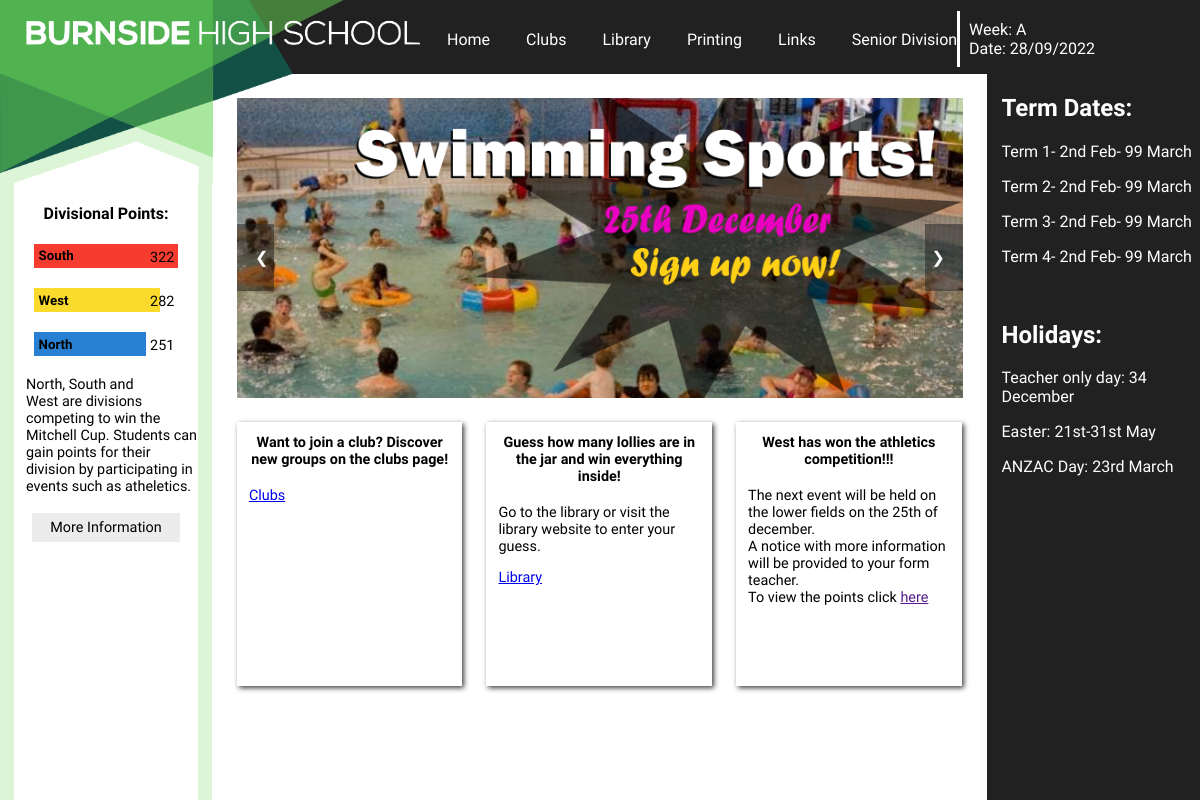
The page / on the database its author committed.
### tables this page shows
CREATE TABLE Divisions (id INTEGER PRIMARY KEY, name STRING, colour STRING);

### main.py (the view)
@app.route('/')
def home():
    first = ['north', 0]
    second = ['north', 0]
    third = ['north', 0]
    north = ['North', 0]
    south = ['South', 0]
    west = ['West', 0]
    results = connectsql("db/Divisionalpoints.db", "SELECT colour, name FROM Divisions")
    results = connectsql("db/Divisionalpoints.db",
                         "SELECT colour, name FROM Divisions")
    for result in results:
        if result[1] == 'north':
            north.append(result[0])
        if result[1] == 'south':
            south.append(result[0])
        if result[1] == 'west':
            west.append(result[0])
    thing = connectsql("db/Divisionalpoints.db", "SELECT north, south, west\
                       FROM Points")
    for item in thing:
        north[1] = north[1] + item[0]
        south[1] = south[1] + item[1]
        west[1] = west[1] + item[2]
    divisions = [north, south, west]
    for division in divisions:
        if division[1] > first[1]:
            first = division
    divisions.remove(first)
    for division in divisions:
        if division[1] > second[1]:
            second = division
    divisions.remove(second)
    for division in divisions:
        third = division
    ''' define division values, name and colour eg.num1=largest number,
    name3=name of div with least points etc. to display'''
    num1 = first[1]
    num2 = second[1]
    num3 = third[1]
    name1 = first[0]
    name2 = second[0]
    name3 = third[0]
    col1 = first[2]
    col2 = second[2]
    col3 = third[2]
    namecount=connectsql("db/SlideShow.db", "SELECT COUNT(name) FROM 'order'")
    for namec in namecount:
        namecount=namec[0]
    namelist=[]
    for i in range(namecount):
        name=connectsql("db/SlideShow.db", f'SELECT name FROM "Order" WHERE "order"={i+1}')
        name=connectsql("db/SlideShow.db", f'SELECT name FROM "Order" WHERE\
                         "order"={i+1}')
        namelist.append(name)
    return render_template('home.html', num1=num1, num2=num2, num3=num3,
                           name1=name1, name2=name2, name3=name3, col1=col1,
                           col2=col2, col3=col3, week=week,
                           date=date,namelist=namelist,namecount=namecount)

### main.py (called while the page is built)
def connectsql(data, query):
    with sqlite3.connect(data) as connection:
        cursor = connection.cursor()
        cursor.execute(query)
        results = cursor.fetchall()
        return results

### templates/home.html (shortened to what this page needs)
{% extends 'layout.html' %}
{% block content %}
    <div class="slideshow">
        {% for n in range(namecount) %}
            <div class="slideshow-slide">
                {% for r in namelist[n] %}
                    <img src='/static/live main widget/{{r[0]}}'>
                {% endfor %}
            </div>
        {% endfor %}
        <div class="arrow">
            <a class="prev" onclick="increaseid(-1)">&#10094;</a>
            <a class="next" onclick="increaseid(1)">&#10095;</a>
        </div>
    </div>
    <div class="termdates">
        <h2>Term Dates:</h2>
        <p>Term 1- 2nd Feb- 99 March</p>
        <p>Term 2- 2nd Feb- 99 March</p>
        <p>Term 3- 2nd Feb- 99 March</p>
        <p>Term 4- 2nd Feb- 99 March</p>
        <br>
        <h2>Holidays:</h2>
        <p>Teacher only day: 34 December</p>
        <p>Easter: 21st-31st May</p>
        <p>ANZAC Day: 23rd March</p>
    </div>
    <div class="boxes">
        <div class="box">
            <h4>Want to join a club? Discover new groups on the clubs page!</h4>
            <a id="nav-link1" href="/clubs">Clubs</a>
        </div>
        <div class="box">
            <h4>Guess how many lollies are in the jar and win everything inside!</h4>
            <p>Go to the library or visit the library website to enter your guess.</p>
            <a id="nav-link2" href="http://opac.burnside.school.nz:2000/#!dashboard"
            target="_blank">Library</a>
        </div>
        <div class="box">
            <h4>West has won the athletics competition!!!</h4>
            <p>The next event will be held on the lower fields on the 25th of december.
                <br>A notice with more information will be provided to your form teacher.
                <br>To view the points click <a href src=/divpoints>here</a></p>
        </div>
    </div>
{% endblock %}
{% block sidebar %}
    <div class=divpoints>
        <h4>Divisional Points:</h4>
        <div class="first" style='background-color: #{{col1}}'><h5>{{name1}}</h5></div>
        <div class="number"><p>{{num1}}</p></div>
        <div class="second"><h5>{{name2}}</h5></div>
        <div class="number"><p>{{num2}}</p></div>
        <div class="third"><h5>{{name3}}</h5></div>
        <div class="number"><p>{{num3}}</p></div>
        <p>North, South and West are divisions competing to win the Mitchell Cup.
            Students can gain points for their division by participating in events
            such as atheletics.</p>
        <div class="link">
                <a href="/divpoints"><p>More Information</p></a>
        </div>
    </div>
{% endblock %}

### static/css/style2.css (style rules this page uses)
body { font-family: 'Raleway', sans-serif; margin: 0; background-color: white; background-size: 30vw, 15.0857142857vw; }
.slideshow img { width: 60.5vw; height: 25vw; padding: 2vw; object-fit: cover; }
.slideshow { width:40vw; height:25vw; }
.prev, .next { color:white; cursor:pointer; transition: 0.3s ease; user-select: none; top:12.5vw; position:absolute; background-color: rgba(33, 33, 33, 0.5); padding-top:2vw; padding-bottom:2vw; }
.next { right:17.5vw; padding-right:1.5vw; padding-left:0.5vw; }
.prev { left:2vw; padding-left:1.5vw; padding-right:0.5vw; }
.arrow { height:5vw; }
.boxes { width:100%; float:left; position:relative; }
.box { position:relative; height:20vw; width:16.8vw; padding:1vw; margin:2vw; margin-right:0; margin-bottom:10vw; float:left; top:2vw; box-shadow: 2px 2px 5px rgba(0, 0, 0, 0.75); font-size:1.2vw; }
.box h4 { margin-top:0; }
.termdates { width: 16.55vw; height:100vh; background-color:rgba(33, 33, 33, 100); padding-left:1.2vw; position:fixed; top:6.15vw; right:0vw; color: white; }
.sidenav p { margin-left:1vw; }
.divpoints p { text-align: left; font-size: 90%; }
.divpoints h4 { text-align: center; }
.divpoints h5 { width:3vw; margin:0.38vw; float:left; margin-right:0; }
.number p { float:right; text-align: right; margin:0.25vw; padding:0; width:2vw; margin-left: 0; margin-right:2vw; position:relative; top:-3.5vw; }
.first { width:12vw; height:2vw; margin:1.67vw; }
.second,.third { height:2vw; margin:1.67vw; margin-right:0; }
.sidenav a { text-decoration:none; }
h4 { text-align:center; }
.link p { background-color:#ecececff; margin:1.5vw; padding:.5vw; text-align: center; text-decoration: none; color: black; }

### rows shown on the page
Divisions: name "South"
Divisions: name "West"
Divisions: name "North"

### other values the page prints
{{ week }} "A"
{{ date }} "28/09/2022"
{{ num1 }} "322"
{{ num2 }} "282"
{{ num3 }} "251"
